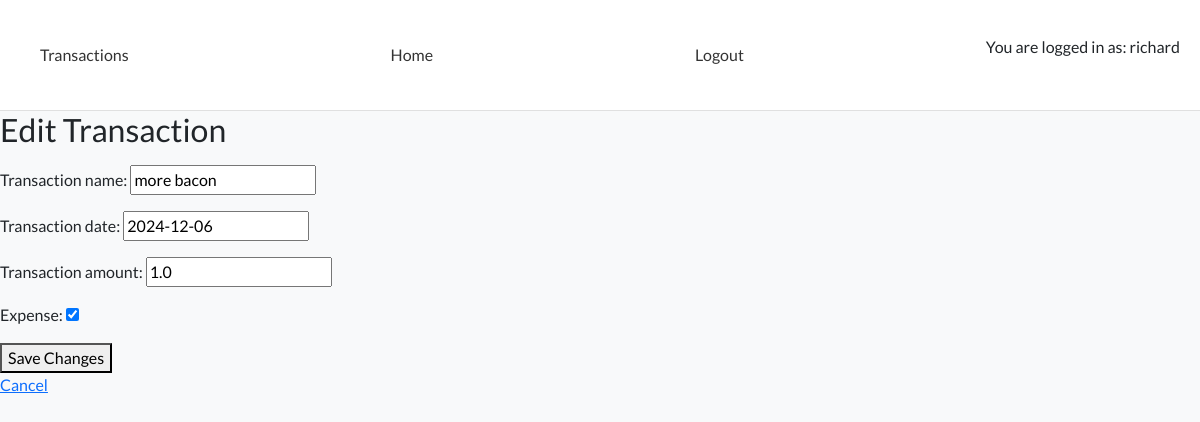
Page /edit/16/ (signed in) on the earlier database version.
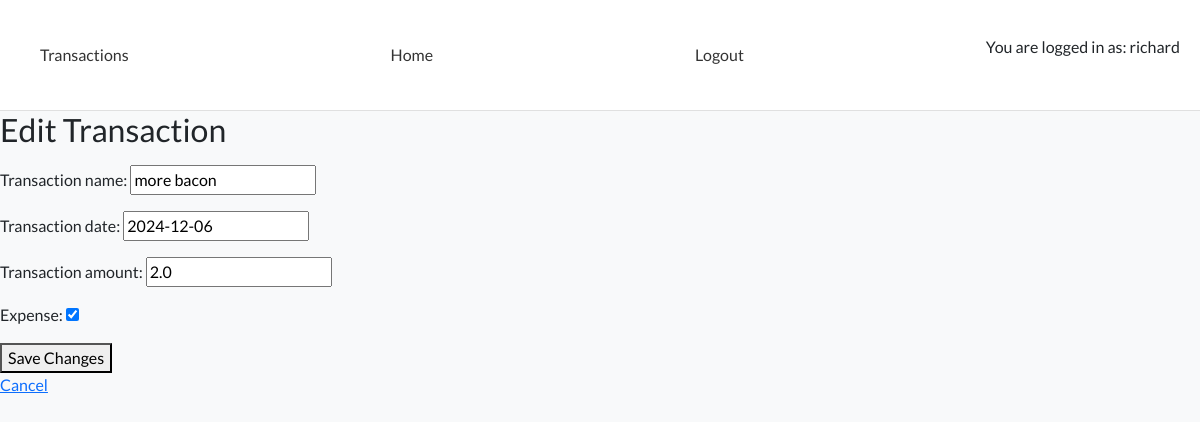
Same page on the later database version.
### transactions/models.py (models this page shows, shortened)
class Transaction(models.Model):
    transaction_id = models.AutoField(primary_key=True)
    transaction_name = models.CharField(max_length=255)
    transaction_date = models.DateField()
    transaction_amount = models.FloatField()
    expense = models.BooleanField()

### transactions/views.py (the view)
# urls.py: path('edit/<int:transaction_id>/', edit_transaction, name='edit_transaction'),
def edit_transaction(request, transaction_id):
    transaction = get_object_or_404(Transaction, pk=transaction_id)
    if request.method == 'POST':
        form = TransactionForm(request.POST, instance=transaction)
        if form.is_valid():
            form.save()
            transactions = Transaction.objects.all()
            return redirect('transactions')
    else:
        form = TransactionForm(instance=transaction)
    return render(
        request,
        'transactions/transaction_edit.html',
        {'form': form}
    )

### transactions/forms.py
class TransactionForm(forms.ModelForm):
    class Meta:
        model = Transaction
        fields = ('transaction_name', 'transaction_date', 'transaction_amount',
            'expense',)

### transactions/templates/transactions/transaction_edit.html (shortened to what this page needs)
<!DOCTYPE html>
<html lang="en">
<head>
    <link rel="stylesheet" href="https://cdnjs.cloudflare.com/ajax/libs/font-awesome/5.15.3/css/all.min.css">
    <link href="https://cdn.jsdelivr.net/npm/bootstrap@5.0.1/dist/css/bootstrap.min.css" rel="stylesheet"
>
    <link rel="stylesheet" href="home/templates/styles/style.css">
</head>
<body>
    <nav class="navbar navbar-expand-lg navbar-light bg-white">
        <div class="container-fluid">
            <a class="nav-link" href="{% url 'transactions' %}">Transactions</a>
            <a class="nav-link" href="{% url 'home' %}">Home</a>
            {% if user.is_authenticated %}
            <a class="nav-link" href="{% url 'account_logout' %}">Logout</a>
            <p>You are logged in as: {{ user.username }}</p>
            {% else %}
            <a class="nav-link" href="{% url 'account_login' %}">Login</a>
            <p>You are not logged in</p>
            {% endif %}
        </div>
    </nav>
    {% if user.is_authenticated %}
    <h2>Edit Transaction</h2>
    <form method="post">
        {{ form.as_p }}
        <button type="submit">Save Changes</button>
    </form>
    <a href="{% url 'transactions_list' %}">Cancel</a>
    {% else %}
    <h1>Please login to view this content</h1>
    {% endif %}
</body>
</html>

### home/templates/home/templates/styles/style.css (style rules this page uses)
body { font-family: 'Lato', sans-serif; background-color: #f8f9fa; margin: 0; padding: 0; }
.navbar { background-color: #be0909; border-bottom: 1px solid #e0e0e0; }
.navbar .nav-link { color: #333333; font-weight: 500; padding: 15px 20px; }
.container-fluid { padding: 20px; }

Differences in the rows shown:
changed Transaction "more bacon": transaction_amount "1.0" → "2.0"
